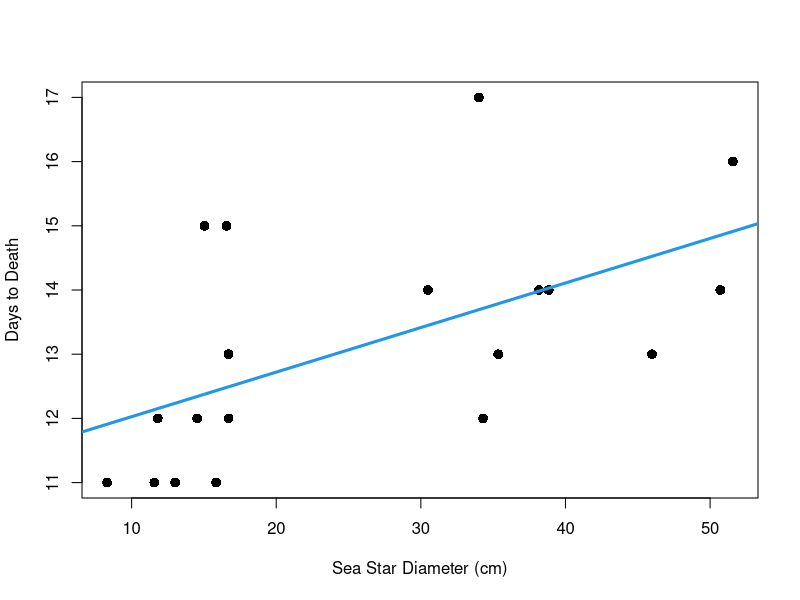

Here is the R script that generated this plot:
## ---- chunk 1
library(ggplot2)
library(tidyverse)
## ---- chunk 2
diameter.data <- data.frame(
  diameter.cm = c(8.30082, 11.57224, 11.80592, 13.0048, 14.53896, 15.0368, 15.84452, 16.5608, 16.70304, 16.70812, 30.494, 34.01, 34.3, 35.35, 38.17, 38.84, 45.978, 50.706, 51.582),
  days.to.death = c(11, 11, 12, 11, 12, 15, 11, 15, 13, 12, 14, 17, 12, 13, 14, 14, 13, 14, 16),
  stringsAsFactors = FALSE
)

## ---- chunk 3
#diam <- c(8.30082, 11.57224, 11.80592, 13.0048, 14.53896, 15.0368, 15.84452, 16.5608, 16.70304, 16.70812, 30.494, 34.01, 34.3, 35.35, 38.17, 38.84, 45.978, 50.706, 51.582)
## ---- chunk 4
#day <- c(11, 11, 12, 11, 12, 15, 11, 15, 13, 12, 14, 17, 12, 13, 14, 14, 13, 14, 16)
## ---- chunk 5
model.lm <- lm(diameter.data$days.to.death ~ diameter.data$diameter.cm)
summary(model.lm)
## ---- chunk 6
plot(diameter.data$diameter.cm, diameter.data$days.to.death, pch = 16, cex = 1.3, xlab = "Sea Star Diameter (cm)", ylab = "Days to Death")
abline(model.lm, col = 4, lwd = 3)
